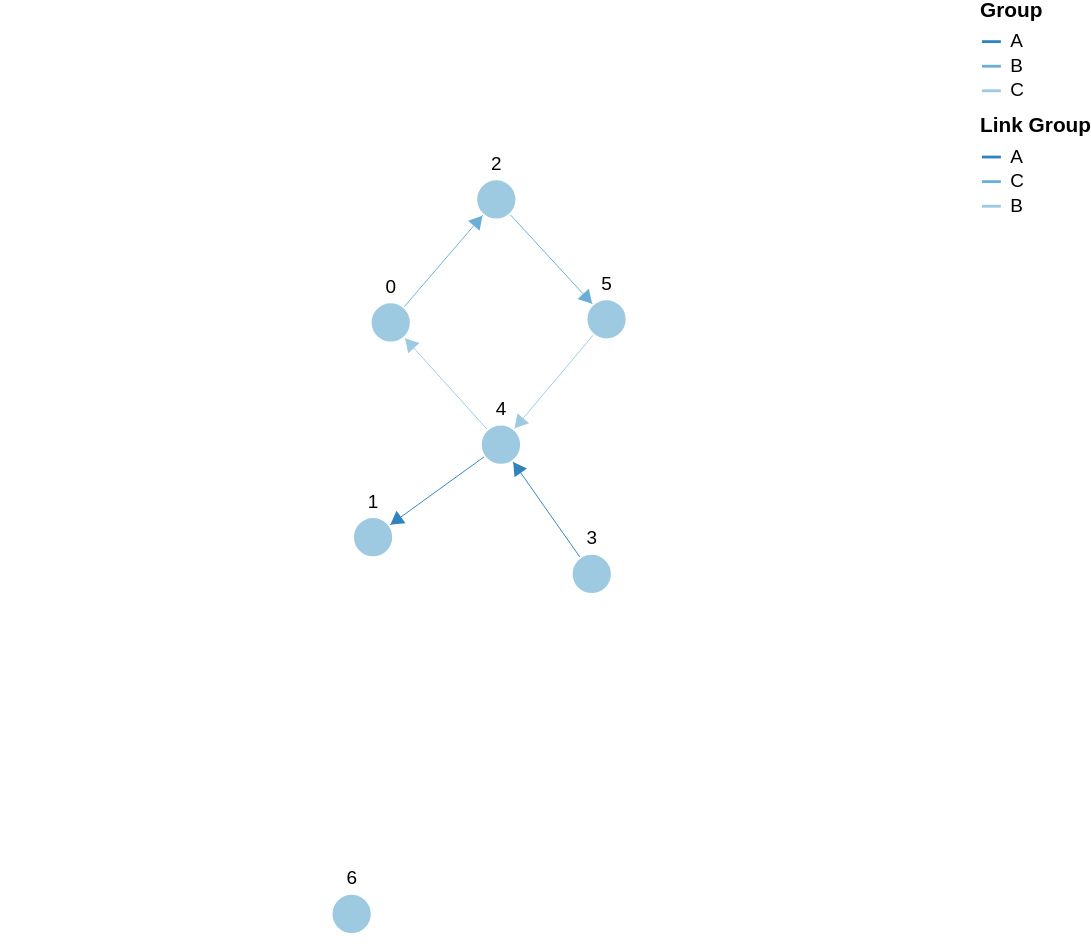

Vega-Lite specification stored for this chart:
### Vega specification from a JSON file in a GitHub repository (floating-point values rounded to 4 significant figures)
{"$schema": "https://vega.github.io/schema/vega/v5.json", "description": "A node-link diagram with force-directed layout.", "width": 500, "height": 500, "padding": 0, "signals": [{"name": "cx", "update": "width / 2"}, {"name": "cy", "update": "height / 2"}, {"name": "nodeRadius", "value": 15}, {"name": "nodeCharge", "value": -80}, {"name": "linkDistance", "value": 80}, {"name": "layoutdata", "value": false, "bind": {"input": "checkbox"}}, {"description": "State variable for active node fix status.", "name": "fix", "value": false, "on": [{"events": "symbol:mouseout[!event.buttons], window:mouseup", "update": "false"}, {"events": "symbol:mouseover", "update": "fix || true"}, {"events": "[symbol:mousedown, window:mouseup] > window:mousemove!", "update": "xy()", "force": true}]}, {"description": "Unfix node", "name": "reset", "value": null, "on": [{"events": "symbol:dblclick", "update": "item().datum"}]}, {"description": "Graph node most recently interacted with.", "name": "node", "value": null, "on": [{"events": "symbol:mouseover", "update": "fix === true ? item() : node"}]}, {"description": "Flag to restart Force simulation upon data changes.", "name": "restart", "value": false, "on": [{"events": {"signal": "fix"}, "update": "fix && fix.length"}, {"events": {"signal": "layoutdata"}, "update": "true"}, {"events": {"signal": "reset"}, "update": "true"}]}], "scales": [{"name": "color", "type": "ordinal", "domain": {"data": "node-data", "field": "group"}, "range": {"scheme": "category20c"}}, {"name": "colorlink", "type": "ordinal", "domain": {"data": "link-data", "field": "group"}, "range": {"scheme": "category20c"}}, {"name": "xscale", "domain": {"data": "node-data", "field": "fx"}, "range": [10, {"signal": "width - 10"}]}, {"name": "yscale", "domain": {"data": "node-data", "field": "fy"}, "range": [10, {"signal": "height - 10"}]}], "legends": [{"title": "Group", "stroke": "color", "symbolType": "stroke"}, {"title": "Link Group", "stroke": "colorlink", "symbolType": "stroke"}], "marks": [{"name": "nodes", "type": "symbol", "zindex": 1, "from": {"data": "node-data"}, "transform": [{"type": "force", "iterations": 300, "restart": {"signal": "restart"}, "static": true, "signal": "force", "forces": [{"force": "center", "x": {"signal": "cx"}, "y": {"signal": "cy"}}, {"force": "collide", "radius": {"signal": "nodeRadius"}}, {"force": "nbody", "strength": {"signal": "nodeCharge"}}, {"force": "link", "links": "link-data", "distance": {"signal": "linkDistance"}}]}], "encode": {"enter": {"fill": {"value": "color", "field": "group"}, "stroke": {"value": "white"}}, "update": {"size": {"signal": "2 * nodeRadius * nodeRadius"}, "cursor": {"value": "pointer"}, "fy": {"signal": "datum.fixedy != -100 ? datum.fixedy : (layoutdata ? scale('yscale', datum.fy) : null)"}, "fx": {"signal": "datum.fixedx != -100 ? datum.fixedx  : (layoutdata ? scale('xscale', datum.fx) : null)"}}}}, {"type": "text", "name": "labels", "from": {"data": "nodes"}, "zindex": 2, "interactive": false, "transform": [{"type": "label", "avoidMarks": ["nodes"], "anchor": ["top", "bottom", "right", "left"], "offset": [1], "size": {"signal": "[width + 60, height]"}}], "encode": {"enter": {"fill": {"value": "black"}, "align": {"value": "center"}, "baseline": {"value": "middle"}, "fontSize": {"value": 10}, "text": {"field": "datum.id"}}, "update": {"x": {"field": "x"}, "y": {"field": "y"}}}}, {"type": "path", "from": {"data": "link-data"}, "interactive": false, "encode": {"update": {"stroke": {"scale": "colorlink", "field": "group"}, "strokeWidth": {"value": 0.5}}}, "transform": [{"type": "linkpath", "require": {"signal": "force"}, "shape": "line", "sourceX": "datum.source.x", "sourceY": "datum.source.y", "targetX": "datum.target.x", "targetY": "datum.target.y"}]}, {"name": "arrows", "type": "symbol", "from": {"data": "link-data"}, "zindex": {"value": 40}, "encode": {"enter": {"fill": {"scale": "colorlink", "field": "group"}, "stroke": {"scale": "colorlink", "field": "group"}, "shape": {"value": "triangle-right"}, "size": {"value": 40}}, "update": {"x": {"field": "target.x"}, "y": {"field": "target.y"}}, "hover": {"opacity": {"value": 1}}}, "transform": [{"type": "formula", "as": "tan", "expr": "atan2((datum.datum.target.y-datum.datum.source.y),(datum.datum.target.x-datum.datum.source.x))"}, {"type": "formula", "as": "angle", "expr": "datum.tan*180/PI"}, {"type": "formula", "as": "y", "expr": "datum.datum.target.y - nodeRadius*sin(datum.tan)"}, {"type": "formula", "as": "x", "expr": "datum.datum.target.x - nodeRadius*cos(datum.tan)"}]}], "data": [{"name": "node-data", "values": [{"id": 4, "label": "Zero", "group": "A", "fx": 2, "fy": 5, "fixedx": -100, "fixedy": -100}, {"id": 1, "label": "One", "group": "A", "fx": 2, "fy": 10, "fixedx": -100, "fixedy": -100}, {"id": 2, "label": "Two", "group": "B", "fx": 2, "fy": 5, "fixedx": -100, "fixedy": -100}, {"id": 3, "label": "Three", "group": "B", "fx": 2, "fy": 3, "fixedx": -100, "fixedy": -100}, {"id": 0, "label": "Four", "group": "C", "fx": 1, "fy": 5, "fixedx": -100, "fixedy": -100}, {"id": 5, "label": "Five", "group": "C", "fx": 2, "fy": 5, "fixedx": -100, "fixedy": -100}, {"id": 6, "label": "Six", "group": "C", "fx": 2, "fy": 5, "fixedx": -100, "fixedy": -100}], "on": [{"trigger": "fix.length == 2", "modify": "node.datum", "values": "{fixedx: fix[0], fixedy: fix[1]}"}, {"trigger": "reset", "modify": "reset", "values": "{fixedx: -100, fixedy: -100}"}]}, {"name": "link-data", "values": [{"id": 1, "source": 0, "target": 1, "group": "A"}, {"id": 2, "source": 4, "target": 2, "group": "C"}, {"id": 3, "source": 3, "target": 0, "group": "A"}, {"id": 4, "source": 2, "target": 5, "group": "C"}, {"id": 5, "source": 0, "target": 4, "group": "B"}, {"id": 6, "source": 5, "target": 0, "group": "B"}]}]}
